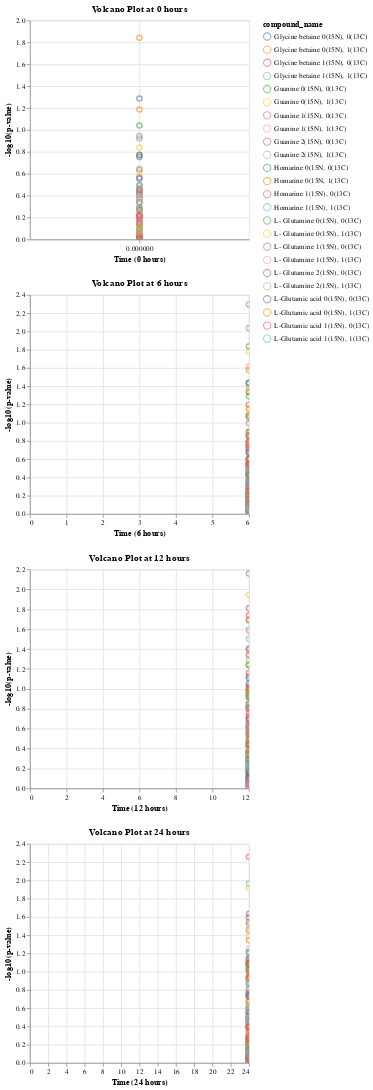

The cell this chart's notebook holds for it:
### Code cell
# Create separate volcano plots for each time point
charts = []
for hour in specific_hours:
    subset_df = final_samplepeaks[final_samplepeaks['time'] == hour]

    chart = alt.Chart(subset_df).mark_point(size=50, opacity=0.6).encode(
        x=alt.X('time:Q', title=f'Time ({hour} hours)'),
        y=alt.Y('log_p_value:Q', title='-log10(p-value)'),
        color='compound_name:N',
        tooltip=['time:Q', 'log_p_value:Q', 'compound_name:N', 'bmised_area:Q']
    ).properties(
        title=f'Volcano Plot at {hour} hours'
    ).interactive()

    charts.append(chart)

# Display the separate volcano plots
alt.vconcat(*charts)

### Figure 1 — Vega-Lite specification as saved in the notebook (floating-point values rounded to 4 significant figures; data arrays with more than 128 entries replaced by an {"elided": "..."} marker saying what was removed)
{"config": {"view": {"continuousWidth": 300, "continuousHeight": 300}}, "vconcat": [{"data": {"name": "data-4b8b3fff52b482cdaf62852fe0a189b8"}, "mark": {"type": "point", "opacity": 0.6, "size": 50}, "encoding": {"color": {"field": "compound_name", "type": "nominal"}, "tooltip": [{"field": "time", "type": "quantitative"}, {"field": "log_p_value", "type": "quantitative"}, {"field": "compound_name", "type": "nominal"}, {"field": "bmised_area", "type": "quantitative"}], "x": {"field": "time", "title": "Time (0 hours)", "type": "quantitative"}, "y": {"field": "log_p_value", "title": "-log10(p-value)", "type": "quantitative"}}, "name": "view_1", "title": "Volcano Plot at 0 hours"}, {"data": {"name": "data-3a65ec7557b4ff6a29bf4f382d1e87f4"}, "mark": {"type": "point", "opacity": 0.6, "size": 50}, "encoding": {"color": {"field": "compound_name", "type": "nominal"}, "tooltip": [{"field": "time", "type": "quantitative"}, {"field": "log_p_value", "type": "quantitative"}, {"field": "compound_name", "type": "nominal"}, {"field": "bmised_area", "type": "quantitative"}], "x": {"field": "time", "title": "Time (6 hours)", "type": "quantitative"}, "y": {"field": "log_p_value", "title": "-log10(p-value)", "type": "quantitative"}}, "name": "view_2", "title": "Volcano Plot at 6 hours"}, {"data": {"name": "data-e7d771329d30e051c907c7cf03411707"}, "mark": {"type": "point", "opacity": 0.6, "size": 50}, "encoding": {"color": {"field": "compound_name", "type": "nominal"}, "tooltip": [{"field": "time", "type": "quantitative"}, {"field": "log_p_value", "type": "quantitative"}, {"field": "compound_name", "type": "nominal"}, {"field": "bmised_area", "type": "quantitative"}], "x": {"field": "time", "title": "Time (12 hours)", "type": "quantitative"}, "y": {"field": "log_p_value", "title": "-log10(p-value)", "type": "quantitative"}}, "name": "view_3", "title": "Volcano Plot at 12 hours"}, {"data": {"name": "data-e969c734a2e637cab338f8aba766ba31"}, "mark": {"type": "point", "opacity": 0.6, "size": 50}, "encoding": {"color": {"field": "compound_name", "type": "nominal"}, "tooltip": [{"field": "time", "type": "quantitative"}, {"field": "log_p_value", "type": "quantitative"}, {"field": "compound_name", "type": "nominal"}, {"field": "bmised_area", "type": "quantitative"}], "x": {"field": "time", "title": "Time (24 hours)", "type": "quantitative"}, "y": {"field": "log_p_value", "title": "-log10(p-value)", "type": "quantitative"}}, "name": "view_4", "title": "Volcano Plot at 24 hours"}], "params": [{"name": "param_1", "select": {"type": "interval", "encodings": ["x", "y"]}, "bind": "scales", "views": ["view_1"]}, {"name": "param_2", "select": {"type": "interval", "encodings": ["x", "y"]}, "bind": "scales", "views": ["view_2"]}, {"name": "param_3", "select": {"type": "interval", "encodings": ["x", "y"]}, "bind": "scales", "views": ["view_3"]}, {"name": "param_4", "select": {"type": "interval", "encodings": ["x", "y"]}, "bind": "scales", "views": ["view_4"]}], "$schema": "https://vega.github.io/schema/vega-lite/v5.16.3.json", "datasets": {"data-4b8b3fff52b482cdaf62852fe0a189b8": [{"filename": "230810_Smp_G5_NFEX_T0_Metab_A", "compound_name": "Glycine betaine 0(15N), 0(13C)", "area": 4993000000.0, "compound_name_IS": "Arsenobetaine, 13C2", "area_IS": 649600000.0, "bmis_area": 7.687, "result_column": 4962000000.0, "day": "0", "time": 0, "p_value": 0.3745, "log_p_value": 0.4265}, {"filename": "230810_Smp_G5_NFEX_T0_Metab_B", "compound_name": "Glycine betaine 0(15N), 0(13C)", "area": 4907000000.0, "compound_name_IS": "Arsenobetaine, 13C2", "area_IS": 657800000.0, "bmis_area": 7.46, "result_column": 4815000000.0, "day": "0", "time": 0, "p_value": 0.9507, "log_p_value": 0.02195}, {"filename": "230810_Smp_G5_NFEX_T0_Metab_C", "compound_name": "Glycine betaine 0(15N), 0(13C)", "area": 5127000000.0, "compound_name_IS": "Arsenobetaine, 13C2", "area_IS": 665500000.0, "bmis_area": 7.703, "result_column": 4972000000.0, "day": "0", "time": 0, "p_value": 0.732, "log_p_value": 0.1355}, {"filename": "230810_Smp_G5_NFEX_T0_Metab_A", "compound_name": "Glycine betaine 0(15N), 1(13C)", "area": 275300000.0, "compound_name_IS": "Arsenobetaine, 13C2", "area_IS": 649600000.0, "bmis_area": 0.4238, "result_column": 273600000.0, "day": "0", "time": 0, "p_value": 0.6075, "log_p_value": 0.2164}, {"filename": "230810_Smp_G5_NFEX_T0_Metab_B", "compound_name": "Glycine betaine 0(15N), 1(13C)", "area": 272800000.0, "compound_name_IS": "Arsenobetaine, 13C2", "area_IS": 657800000.0, "bmis_area": 0.4148, "result_column": 267700000.0, "day": "0", "time": 0, "p_value": 0.1705, "log_p_value": 0.7682}, {"filename": "230810_Smp_G5_NFEX_T0_Metab_C", "compound_name": "Glycine betaine 0(15N), 1(13C)", "area": 281300000.0, "compound_name_IS": "Arsenobetaine, 13C2", "area_IS": 665500000.0, "bmis_area": 0.4226, "result_column": 272800000.0, "day": "0", "time": 0, "p_value": 0.06505, "log_p_value": 1.187}, {"filename": "230810_Smp_G5_NFEX_T0_Metab_A", "compound_name": "Glycine betaine 1(15N), 0(13C)", "area": 18340000.0, "compound_name_IS": "Arsenobetaine, 13C2", "area_IS": 649600000.0, "bmis_area": 0.02823, "result_column": 18220000.0, "day": "0", "time": 0, "p_value": 0.3887, "log_p_value": 0.4104}, {"filename": "230810_Smp_G5_NFEX_T0_Metab_B", "compound_name": "Glycine betaine 1(15N), 0(13C)", "area": 17320000.0, "compound_name_IS": "Arsenobetaine, 13C2", "area_IS": 657800000.0, "bmis_area": 0.02633, "result_column": 16990000.0, "day": "0", "time": 0, "p_value": 0.2713, "log_p_value": 0.5665}, {"filename": "230810_Smp_G5_NFEX_T0_Metab_C", "compound_name": "Glycine betaine 1(15N), 0(13C)", "area": 18890000.0, "compound_name_IS": "Arsenobetaine, 13C2", "area_IS": 665500000.0, "bmis_area": 0.02839, "result_column": 18320000.0, "day": "0", "time": 0, "p_value": 0.8287, "log_p_value": 0.08158}, {"filename": "230810_Smp_G5_NFEX_T0_Metab_A", "compound_name": "Glycine betaine 1(15N), 1(13C)", "area": 187500.0, "compound_name_IS": "Arsenobetaine, 13C2", "area_IS": 649600000.0, "bmis_area": 0.0002887, "result_column": 186300.0, "day": "0", "time": 0, "p_value": 0.1196, "log_p_value": 0.9223}, {"filename": "230810_Smp_G5_NFEX_T0_Metab_B", "compound_name": "Glycine betaine 1(15N), 1(13C)", "area": 310500.0, "compound_name_IS": "Arsenobetaine, 13C2", "area_IS": 657800000.0, "bmis_area": 0.000472, "result_column": 304700.0, "day": "0", "time": 0, "p_value": 0.7132, "log_p_value": 0.1468}, {"filename": "230810_Smp_G5_NFEX_T0_Metab_C", "compound_name": "Glycine betaine 1(15N), 1(13C)", "area": 363700.0, "compound_name_IS": "Arsenobetaine, 13C2", "area_IS": 665500000.0, "bmis_area": 0.0005464, "result_column": 352700.0, "day": "0", "time": 0, "p_value": 0.7608, "log_p_value": 0.1187}, {"filename": "230810_Smp_G5_NFEX_T0_Metab_A", "compound_name": "Guanine 0(15N), 0(13C)", "area": 104600000.0, "compound_name_IS": "Arsenobetaine, 13C2", "area_IS": 649600000.0, "bmis_area": 0.161, "result_column": 103900000.0, "day": "0", "time": 0, "p_value": 0.8074, "log_p_value": 0.09289}, {"filename": "230810_Smp_G5_NFEX_T0_Metab_B", "compound_name": "Guanine 0(15N), 0(13C)", "area": 98710000.0, "compound_name_IS": "Arsenobetaine, 13C2", "area_IS": 657800000.0, "bmis_area": 0.1501, "result_column": 96860000.0, "day": "0", "time": 0, "p_value": 0.8961, "log_p_value": 0.04765}, {"filename": "230810_Smp_G5_NFEX_T0_Metab_C", "compound_name": "Guanine 0(15N), 0(13C)", "area": 101300000.0, "compound_name_IS": "Arsenobetaine, 13C2", "area_IS": 665500000.0, "bmis_area": 0.1522, "result_column": 98230000.0, "day": "0", "time": 0, "p_value": 0.318, "log_p_value": 0.4976}, {"filename": "230810_Smp_G5_NFEX_T0_Metab_A", "compound_name": "Guanine 0(15N), 1(13C)", "area": 5381000.0, "compound_name_IS": "Arsenobetaine, 13C2", "area_IS": 649600000.0, "bmis_area": 0.008283, "result_column": 5347000.0, "day": "0", "time": 0, "p_value": 0.9083, "log_p_value": 0.04179}, {"filename": "230810_Smp_G5_NFEX_T0_Metab_B", "compound_name": "Guanine 0(15N), 1(13C)", "area": 5338000.0, "compound_name_IS": "Arsenobetaine, 13C2", "area_IS": 657800000.0, "bmis_area": 0.008115, "result_column": 5238000.0, "day": "0", "time": 0, "p_value": 0.2396, "log_p_value": 0.6206}, {"filename": "230810_Smp_G5_NFEX_T0_Metab_C", "compound_name": "Guanine 0(15N), 1(13C)", "area": 5351000.0, "compound_name_IS": "Arsenobetaine, 13C2", "area_IS": 665500000.0, "bmis_area": 0.00804, "result_column": 5190000.0, "day": "0", "time": 0, "p_value": 0.1449, "log_p_value": 0.8389}, {"filename": "230810_Smp_G5_NFEX_T0_Metab_A", "compound_name": "Guanine 1(15N), 0(13C)", "area": 1776000.0, "compound_name_IS": "Arsenobetaine, 13C2", "area_IS": 649600000.0, "bmis_area": 0.002734, "result_column": 1765000.0, "day": "0", "time": 0, "p_value": 0.3411, "log_p_value": 0.4672}, {"filename": "230810_Smp_G5_NFEX_T0_Metab_B", "compound_name": "Guanine 1(15N), 0(13C)", "area": 1558000.0, "compound_name_IS": "Arsenobetaine, 13C2", "area_IS": 657800000.0, "bmis_area": 0.002369, "result_column": 1529000.0, "day": "0", "time": 0, "p_value": 0.1135, "log_p_value": 0.9451}, {"filename": "230810_Smp_G5_NFEX_T0_Metab_C", "compound_name": "Guanine 1(15N), 0(13C)", "area": 1741000.0, "compound_name_IS": "Arsenobetaine, 13C2", "area_IS": 665500000.0, "bmis_area": 0.002616, "result_column": 1689000.0, "day": "0", "time": 0, "p_value": 0.9247, "log_p_value": 0.034}, {"filename": "230810_Smp_G5_NFEX_T0_Metab_A", "compound_name": "Guanine 1(15N), 1(13C)", "area": null, "compound_name_IS": "Arsenobetaine, 13C2", "area_IS": 649600000.0, "bmis_area": null, "result_column": null, "day": "0", "time": 0, "p_value": 0.5487, "log_p_value": 0.2606}, {"filename": "230810_Smp_G5_NFEX_T0_Metab_B", "compound_name": "Guanine 1(15N), 1(13C)", "area": 23920.0, "compound_name_IS": "Arsenobetaine, 13C2", "area_IS": 657800000.0, "bmis_area": 3.637e-05, "result_column": 23470.0, "day": "0", "time": 0, "p_value": 0.6919, "log_p_value": 0.16}, {"filename": "230810_Smp_G5_NFEX_T0_Metab_C", "compound_name": "Guanine 1(15N), 1(13C)", "area": null, "compound_name_IS": "Arsenobetaine, 13C2", "area_IS": 665500000.0, "bmis_area": null, "result_column": null, "day": "0", "time": 0, "p_value": 0.652, "log_p_value": 0.1858}, {"filename": "230810_Smp_G5_NFEX_T0_Metab_A", "compound_name": "Guanine 2(15N), 0(13C)", "area": null, "compound_name_IS": "Arsenobetaine, 13C2", "area_IS": 649600000.0, "bmis_area": null, "result_column": null, "day": "0", "time": 0, "p_value": 0.9405, "log_p_value": 0.02666}, {"filename": "230810_Smp_G5_NFEX_T0_Metab_B", "compound_name": "Guanine 2(15N), 0(13C)", "area": null, "compound_name_IS": "Arsenobetaine, 13C2", "area_IS": 657800000.0, "bmis_area": null, "result_column": null, "day": "0", "time": 0, "p_value": 0.9539, "log_p_value": 0.02048}, {"filename": "230810_Smp_G5_NFEX_T0_Metab_C", "compound_name": "Guanine 2(15N), 0(13C)", "area": null, "compound_name_IS": "Arsenobetaine, 13C2", "area_IS": 665500000.0, "bmis_area": null, "result_column": null, "day": "0", "time": 0, "p_value": 0.9149, "log_p_value": 0.03864}, {"filename": "230810_Smp_G5_NFEX_T0_Metab_A", "compound_name": "Guanine 2(15N), 1(13C)", "area": 772600.0, "compound_name_IS": "Arsenobetaine, 13C2", "area_IS": 649600000.0, "bmis_area": 0.001189, "result_column": 767800.0, "day": "0", "time": 0, "p_value": 0.8094, "log_p_value": 0.09186}, {"filename": "230810_Smp_G5_NFEX_T0_Metab_B", "compound_name": "Guanine 2(15N), 1(13C)", "area": 255700.0, "compound_name_IS": "Arsenobetaine, 13C2", "area_IS": 657800000.0, "bmis_area": 0.0003887, "result_column": 250900.0, "day": "0", "time": 0, "p_value": 0.8101, "log_p_value": 0.09145}, {"filename": "230810_Smp_G5_NFEX_T0_Metab_C", "compound_name": "Guanine 2(15N), 1(13C)", "area": 1528000.0, "compound_name_IS": "Arsenobetaine, 13C2", "area_IS": 665500000.0, "bmis_area": 0.002296, "result_column": 1482000.0, "day": "0", "time": 0, "p_value": 0.8671, "log_p_value": 0.06194}, {"filename": "230810_Smp_G5_NFEX_T0_Metab_A", "compound_name": "Homarine 0(15N, 0(13C)", "area": 1812000000.0, "compound_name_IS": "Arsenobetaine, 13C2", "area_IS": 649600000.0, "bmis_area": 2.79, "result_column": 1801000000.0, "day": "0", "time": 0, "p_value": 0.05168, "log_p_value": 1.287}, {"filename": "230810_Smp_G5_NFEX_T0_Metab_B", "compound_name": "Homarine 0(15N, 0(13C)", "area": 1777000000.0, "compound_name_IS": "Arsenobetaine, 13C2", "area_IS": 657800000.0, "bmis_area": 2.701, "result_column": 1744000000.0, "day": "0", "time": 0, "p_value": 0.5314, "log_p_value": 0.2746}, {"filename": "230810_Smp_G5_NFEX_T0_Metab_C", "compound_name": "Homarine 0(15N, 0(13C)", "area": 1818000000.0, "compound_name_IS": "Arsenobetaine, 13C2", "area_IS": 665500000.0, "bmis_area": 2.731, "result_column": 1763000000.0, "day": "0", "time": 0, "p_value": 0.5406, "log_p_value": 0.2671}, {"filename": "230810_Smp_G5_NFEX_T0_Metab_A", "compound_name": "Homarine 0(15N, 1(13C)", "area": 138600000.0, "compound_name_IS": "Arsenobetaine, 13C2", "area_IS": 649600000.0, "bmis_area": 0.2134, "result_column": 137700000.0, "day": "0", "time": 0, "p_value": 0.356, "log_p_value": 0.4486}, {"filename": "230810_Smp_G5_NFEX_T0_Metab_B", "compound_name": "Homarine 0(15N, 1(13C)", "area": 137300000.0, "compound_name_IS": "Arsenobetaine, 13C2", "area_IS": 657800000.0, "bmis_area": 0.2087, "result_column": 134700000.0, "day": "0", "time": 0, "p_value": 0.7578, "log_p_value": 0.1204}, {"filename": "230810_Smp_G5_NFEX_T0_Metab_C", "compound_name": "Homarine 0(15N, 1(13C)", "area": 137900000.0, "compound_name_IS": "Arsenobetaine, 13C2", "area_IS": 665500000.0, "bmis_area": 0.2071, "result_column": 133700000.0, "day": "0", "time": 0, "p_value": 0.01439, "log_p_value": 1.842}, {"filename": "230810_Smp_G5_NFEX_T0_Metab_A", "compound_name": "Homarine 1(15N), 0(13C)", "area": 6345000.0, "compound_name_IS": "Arsenobetaine, 13C2", "area_IS": 649600000.0, "bmis_area": 0.009767, "result_column": 6305000.0, "day": "0", "time": 0, "p_value": 0.3882, "log_p_value": 0.411}, {"filename": "230810_Smp_G5_NFEX_T0_Metab_B", "compound_name": "Homarine 1(15N), 0(13C)", "area": 6291000.0, "compound_name_IS": "Arsenobetaine, 13C2", "area_IS": 657800000.0, "bmis_area": 0.009564, "result_column": 6174000.0, "day": "0", "time": 0, "p_value": 0.6433, "log_p_value": 0.1916}, {"filename": "230810_Smp_G5_NFEX_T0_Metab_C", "compound_name": "Homarine 1(15N), 0(13C)", "area": 5664000.0, "compound_name_IS": "Arsenobetaine, 13C2", "area_IS": 665500000.0, "bmis_area": 0.00851, "result_column": 5493000.0, "day": "0", "time": 0, "p_value": 0.4583, "log_p_value": 0.3389}, {"filename": "230810_Smp_G5_NFEX_T0_Metab_A", "compound_name": "Homarine 1(15N), 1(13C)", "area": 33140.0, "compound_name_IS": "Arsenobetaine, 13C2", "area_IS": 649600000.0, "bmis_area": 5.102e-05, "result_column": 32930.0, "day": "0", "time": 0, "p_value": 0.9905, "log_p_value": 0.004143}, {"filename": "230810_Smp_G5_NFEX_T0_Metab_B", "compound_name": "Homarine 1(15N), 1(13C)", "area": 32420.0, "compound_name_IS": "Arsenobetaine, 13C2", "area_IS": 657800000.0, "bmis_area": 4.929e-05, "result_column": 31820.0, "day": "0", "time": 0, "p_value": 0.4126, "log_p_value": 0.3845}, {"filename": "230810_Smp_G5_NFEX_T0_Metab_C", "compound_name": "Homarine 1(15N), 1(13C)", "area": 113200.0, "compound_name_IS": "Arsenobetaine, 13C2", "area_IS": 665500000.0, "bmis_area": 0.0001701, "result_column": 109800.0, "day": "0", "time": 0, "p_value": 0.372, "log_p_value": 0.4294}, {"filename": "230810_Smp_G5_NFEX_T0_Metab_A", "compound_name": "L- Glutamine 0(15N), 0(13C)", "area": 91700000.0, "compound_name_IS": "Arsenobetaine, 13C2", "area_IS": 649600000.0, "bmis_area": 0.1412, "result_column": 91120000.0, "day": "0", "time": 0, "p_value": 0.7916, "log_p_value": 0.1015}, {"filename": "230810_Smp_G5_NFEX_T0_Metab_B", "compound_name": "L- Glutamine 0(15N), 0(13C)", "area": 115500000.0, "compound_name_IS": "Arsenobetaine, 13C2", "area_IS": 657800000.0, "bmis_area": 0.1757, "result_column": 113400000.0, "day": "0", "time": 0, "p_value": 0.7896, "log_p_value": 0.1026}, {"filename": "230810_Smp_G5_NFEX_T0_Metab_C", "compound_name": "L- Glutamine 0(15N), 0(13C)", "area": 114800000.0, "compound_name_IS": "Arsenobetaine, 13C2", "area_IS": 665500000.0, "bmis_area": 0.1726, "result_column": 111400000.0, "day": "0", "time": 0, "p_value": 0.09121, "log_p_value": 1.04}, {"filename": "230810_Smp_G5_NFEX_T0_Metab_A", "compound_name": "L- Glutamine 0(15N), 1(13C)", "area": 5207000.0, "compound_name_IS": "Arsenobetaine, 13C2", "area_IS": 649600000.0, "bmis_area": 0.008015, "result_column": 5174000.0, "day": "0", "time": 0, "p_value": 0.7771, "log_p_value": 0.1095}, {"filename": "230810_Smp_G5_NFEX_T0_Metab_B", "compound_name": "L- Glutamine 0(15N), 1(13C)", "area": 6370000.0, "compound_name_IS": "Arsenobetaine, 13C2", "area_IS": 657800000.0, "bmis_area": 0.009684, "result_column": 6251000.0, "day": "0", "time": 0, "p_value": 0.5584, "log_p_value": 0.2531}, {"filename": "230810_Smp_G5_NFEX_T0_Metab_C", "compound_name": "L- Glutamine 0(15N), 1(13C)", "area": 6438000.0, "compound_name_IS": "Arsenobetaine, 13C2", "area_IS": 665500000.0, "bmis_area": 0.009673, "result_column": 6244000.0, "day": "0", "time": 0, "p_value": 0.4242, "log_p_value": 0.3724}, {"filename": "230810_Smp_G5_NFEX_T0_Metab_A", "compound_name": "L- Glutamine 1(15N), 0(13C)", "area": 503700.0, "compound_name_IS": "Arsenobetaine, 13C2", "area_IS": 649600000.0, "bmis_area": 0.0007754, "result_column": 500500.0, "day": "0", "time": 0, "p_value": 0.6294, "log_p_value": 0.2011}, {"filename": "230810_Smp_G5_NFEX_T0_Metab_B", "compound_name": "L- Glutamine 1(15N), 0(13C)", "area": 696400.0, "compound_name_IS": "Arsenobetaine, 13C2", "area_IS": 657800000.0, "bmis_area": 0.001059, "result_column": 683400.0, "day": "0", "time": 0, "p_value": 0.6957, "log_p_value": 0.1575}, {"filename": "230810_Smp_G5_NFEX_T0_Metab_C", "compound_name": "L- Glutamine 1(15N), 0(13C)", "area": 696600.0, "compound_name_IS": "Arsenobetaine, 13C2", "area_IS": 665500000.0, "bmis_area": 0.001047, "result_column": 675600.0, "day": "0", "time": 0, "p_value": 0.4545, "log_p_value": 0.3424}, {"filename": "230810_Smp_G5_NFEX_T0_Metab_A", "compound_name": "L- Glutamine 1(15N), 1(13C)", "area": null, "compound_name_IS": "Arsenobetaine, 13C2", "area_IS": 649600000.0, "bmis_area": null, "result_column": null, "day": "0", "time": 0, "p_value": 0.6134, "log_p_value": 0.2122}, {"filename": "230810_Smp_G5_NFEX_T0_Metab_B", "compound_name": "L- Glutamine 1(15N), 1(13C)", "area": null, "compound_name_IS": "Arsenobetaine, 13C2", "area_IS": 657800000.0, "bmis_area": null, "result_column": null, "day": "0", "time": 0, "p_value": 0.4182, "log_p_value": 0.3786}, {"filename": "230810_Smp_G5_NFEX_T0_Metab_C", "compound_name": "L- Glutamine 1(15N), 1(13C)", "area": 26450.0, "compound_name_IS": "Arsenobetaine, 13C2", "area_IS": 665500000.0, "bmis_area": 3.975e-05, "result_column": 25660.0, "day": "0", "time": 0, "p_value": 0.9327, "log_p_value": 0.03024}, {"filename": "230810_Smp_G5_NFEX_T0_Metab_A", "compound_name": "L- Glutamine 2(15N), 0(13C)", "area": null, "compound_name_IS": "Arsenobetaine, 13C2", "area_IS": 649600000.0, "bmis_area": null, "result_column": null, "day": "0", "time": 0, "p_value": 0.9541, "log_p_value": 0.02043}, {"filename": "230810_Smp_G5_NFEX_T0_Metab_B", "compound_name": "L- Glutamine 2(15N), 0(13C)", "area": null, "compound_name_IS": "Arsenobetaine, 13C2", "area_IS": 657800000.0, "bmis_area": null, "result_column": null, "day": "0", "time": 0, "p_value": 0.6062, "log_p_value": 0.2174}, {"filename": "230810_Smp_G5_NFEX_T0_Metab_C", "compound_name": "L- Glutamine 2(15N), 0(13C)", "area": null, "compound_name_IS": "Arsenobetaine, 13C2", "area_IS": 665500000.0, "bmis_area": null, "result_column": null, "day": "0", "time": 0, "p_value": 0.2286, "log_p_value": 0.6408}, {"filename": "230810_Smp_G5_NFEX_T0_Metab_A", "compound_name": "L- Glutamine 2(15N), 1(13C)", "area": 778900.0, "compound_name_IS": "Arsenobetaine, 13C2", "area_IS": 649600000.0, "bmis_area": 0.001199, "result_column": 774000.0, "day": "0", "time": 0, "p_value": 0.514, "log_p_value": 0.289}, {"filename": "230810_Smp_G5_NFEX_T0_Metab_B", "compound_name": "L- Glutamine 2(15N), 1(13C)", "area": 460500.0, "compound_name_IS": "Arsenobetaine, 13C2", "area_IS": 657800000.0, "bmis_area": 0.0007, "result_column": 451900.0, "day": "0", "time": 0, "p_value": 0.7837, "log_p_value": 0.1059}, {"filename": "230810_Smp_G5_NFEX_T0_Metab_C", "compound_name": "L- Glutamine 2(15N), 1(13C)", "area": 518400.0, "compound_name_IS": "Arsenobetaine, 13C2", "area_IS": 665500000.0, "bmis_area": 0.000779, "result_column": 502800.0, "day": "0", "time": 0, "p_value": 0.3965, "log_p_value": 0.4017}, {"filename": "230810_Smp_G5_NFEX_T0_Metab_A", "compound_name": "L-Glutamic acid 0(15N), 0(13C)", "area": 384400000.0, "compound_name_IS": "Arsenobetaine, 13C2", "area_IS": 649600000.0, "bmis_area": 0.5917, "result_column": 382000000.0, "day": "0", "time": 0, "p_value": 0.1689, "log_p_value": 0.7723}, {"filename": "230810_Smp_G5_NFEX_T0_Metab_B", "compound_name": "L-Glutamic acid 0(15N), 0(13C)", "area": 464200000.0, "compound_name_IS": "Arsenobetaine, 13C2", "area_IS": 657800000.0, "bmis_area": 0.7057, "result_column": 455500000.0, "day": "0", "time": 0, "p_value": 0.2786, "log_p_value": 0.555}, {"filename": "230810_Smp_G5_NFEX_T0_Metab_C", "compound_name": "L-Glutamic acid 0(15N), 0(13C)", "area": 420800000.0, "compound_name_IS": "Arsenobetaine, 13C2", "area_IS": 665500000.0, "bmis_area": 0.6323, "result_column": 408100000.0, "day": "0", "time": 0, "p_value": 0.177, "log_p_value": 0.752}, {"filename": "230810_Smp_G5_NFEX_T0_Metab_A", "compound_name": "L-Glutamic acid 0(15N), 1(13C)", "area": 21300000.0, "compound_name_IS": "Arsenobetaine, 13C2", "area_IS": 649600000.0, "bmis_area": 0.03279, "result_column": 21170000.0, "day": "0", "time": 0, "p_value": 0.7133, "log_p_value": 0.1467}, {"filename": "230810_Smp_G5_NFEX_T0_Metab_B", "compound_name": "L-Glutamic acid 0(15N), 1(13C)", "area": 25760000.0, "compound_name_IS": "Arsenobetaine, 13C2", "area_IS": 657800000.0, "bmis_area": 0.03915, "result_column": 25270000.0, "day": "0", "time": 0, "p_value": 0.8952, "log_p_value": 0.04808}, {"filename": "230810_Smp_G5_NFEX_T0_Metab_C", "compound_name": "L-Glutamic acid 0(15N), 1(13C)", "area": 22580000.0, "compound_name_IS": "Arsenobetaine, 13C2", "area_IS": 665500000.0, "bmis_area": 0.03393, "result_column": 21900000.0, "day": "0", "time": 0, "p_value": 0.5117, "log_p_value": 0.291}, {"filename": "230810_Smp_G5_NFEX_T0_Metab_A", "compound_name": "L-Glutamic acid 1(15N), 0(13C)", "area": 1102000.0, "compound_name_IS": "Arsenobetaine, 13C2", "area_IS": 649600000.0, "bmis_area": 0.001697, "result_column": 1095000.0, "day": "0", "time": 0, "p_value": 0.3561, "log_p_value": 0.4484}, {"filename": "230810_Smp_G5_NFEX_T0_Metab_B", "compound_name": "L-Glutamic acid 1(15N), 0(13C)", "area": 1499000.0, "compound_name_IS": "Arsenobetaine, 13C2", "area_IS": 657800000.0, "bmis_area": 0.002279, "result_column": 1471000.0, "day": "0", "time": 0, "p_value": 0.9865, "log_p_value": 0.005896}, {"filename": "230810_Smp_G5_NFEX_T0_Metab_C", "compound_name": "L-Glutamic acid 1(15N), 0(13C)", "area": 1362000.0, "compound_name_IS": "Arsenobetaine, 13C2", "area_IS": 665500000.0, "bmis_area": 0.002046, "result_column": 1321000.0, "day": "0", "time": 0, "p_value": 0.6058, "log_p_value": 0.2177}, {"filename": "230810_Smp_G5_NFEX_T0_Metab_A", "compound_name": "L-Glutamic acid 1(15N), 1(13C)", "area": null, "compound_name_IS": "Arsenobetaine, 13C2", "area_IS": 649600000.0, "bmis_area": null, "result_column": null, "day": "0", "time": 0, "p_value": 0.3237, "log_p_value": 0.4899}, {"filename": "230810_Smp_G5_NFEX_T0_Metab_B", "compound_name": "L-Glutamic acid 1(15N), 1(13C)", "area": 74990.0, "compound_name_IS": "Arsenobetaine, 13C2", "area_IS": 657800000.0, "bmis_area": 0.000114, "result_column": 73590.0, "day": "0", "time": 0, "p_value": 0.4254, "log_p_value": 0.3712}, {"filename": "230810_Smp_G5_NFEX_T0_Metab_C", "compound_name": "L-Glutamic acid 1(15N), 1(13C)", "area": null, "compound_name_IS": "Arsenobetaine, 13C2", "area_IS": 665500000.0, "bmis_area": null, "result_column": null, "day": "0", "time": 0, "p_value": 0.5076, "log_p_value": 0.2945}], "data-3a65ec7557b4ff6a29bf4f382d1e87f4": {"elided": "216 records"}, "data-e7d771329d30e051c907c7cf03411707": {"elided": "216 records"}, "data-e969c734a2e637cab338f8aba766ba31": {"elided": "216 records"}}}
